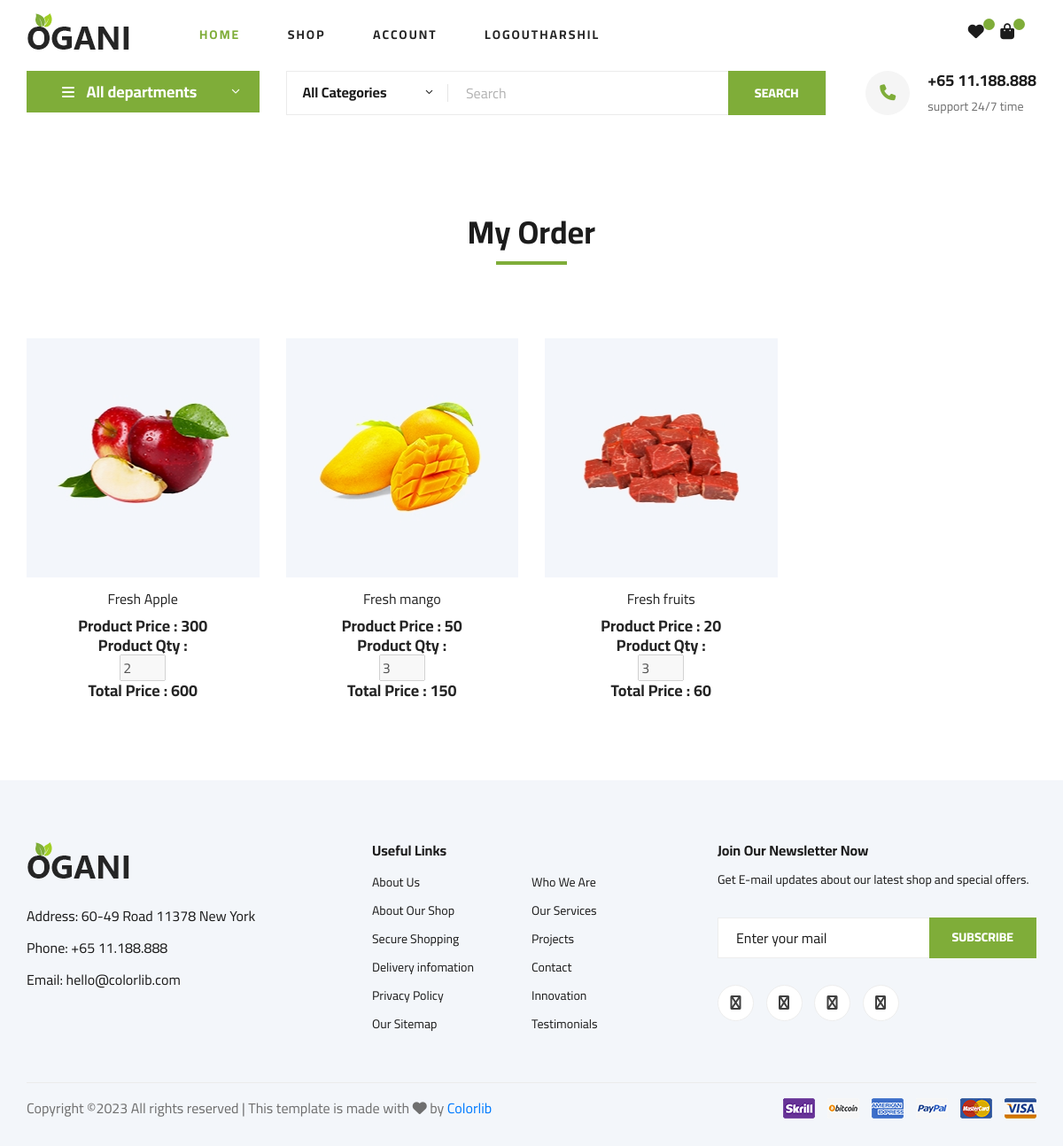
Screenshot of /myorder/ (signed in) with the database file from the repository.
### myapp/models.py (models this page shows, shortened)
class User(models.Model):
    fname=models.CharField(max_length=100)
    lname=models.CharField(max_length=100)
    email=models.EmailField()
    mobile=models.PositiveIntegerField()
    address=models.TextField()
    password=models.CharField(max_length=100)
    usertype=models.CharField(max_length=100,default="buyer")

class Cart(models.Model):
    user=models.ForeignKey(User,on_delete=models.CASCADE)
    product=models.ForeignKey(Product,on_delete=models.CASCADE)
    date=models.DateTimeField(default=timezone.now)
    product_qty=models.PositiveIntegerField()
    total_price=models.PositiveIntegerField()
    payment_status=models.BooleanField(default=False)

class Product(models.Model):
    seller=models.ForeignKey(User,on_delete=models.CASCADE)
    product_name=models.CharField(max_length=100)
    product_price=models.PositiveIntegerField()
    product_desc=models.TextField()
    product_image=models.ImageField(upload_to="product_image/")

### myapp/views.py (the view)
# urls.py: path('myorder/',views.myorder,name='myorder'),
def myorder(request):
	user=User.objects.get(email=request.session['email'])
	carts=Cart.objects.filter(user=user,payment_status=True)
	return render(request,'myorder.html',{'carts':carts})

### myapp/templates/myorder.html (shortened to what this page needs)
{% extends 'header.html' %}
{% load static %}
{% block content %}
<!DOCTYPE html>
<html lang="zxx">
<head>
</head>
<body>
    <section class="featured spad">
        <div class="container">
            <div class="row">
                <div class="col-lg-12">
                    <div class="section-title">
                        <h2>My Order</h2>
                        <br><br>
                    </div>
                </div>
            </div>
            <div class="row featured__filter">
                {% for i in carts %}
                <div class="col-lg-3 col-md-4 col-sm-6 mix oranges fresh-meat">
                    <div class="featured__item">
                        <div class="featured__item__pic set-bg" data-setbg="{{i.product.product_image.url}}">
                        </div>
                        <div class="featured__item__text">
                            <h6><a href="#">{{i.product.product_name}}</a></h6>
                            <h5>Product Price : {{i.product.product_price}}</h5>
                            <h5>Product Qty : </h5>
                            <form name="change_qty" method="post" action="{% url 'change-qty' %}">
                                <input type="number" name="product_qty" min="1" max="10" value="{{i.product_qty}}" onchange="this.form.submit();" disabled>
                            </form>
                            <h5>Total Price : {{i.total_price}}</h5>
                        </div>
                    </div>
                </div>
               {% endfor %}
            </div>
        </div>
    </section>
</body>
</html>
{% endblock %}

### myapp/templates/header.html (shortened to what this page needs)
{% load static %}
<!DOCTYPE html>
<html lang="zxx">
<head>
    <link rel="stylesheet" href="{% static 'css/bootstrap.min.css' %}" type="text/css">
    <link rel="stylesheet" href="{% static 'css/font-awesome.min.css' %}" type="text/css">
    <link rel="stylesheet" href="{% static 'css/elegant-icons.css' %}" type="text/css">
    <link rel="stylesheet" href="{% static 'css/nice-select.css' %}" type="text/css">
    <link rel="stylesheet" href="{% static 'css/jquery-ui.min.css' %}" type="text/css">
    <link rel="stylesheet" href="{% static 'css/owl.carousel.min.css' %}" type="text/css">
    <link rel="stylesheet" href="{% static 'css/slicknav.min.css' %}" type="text/css">
    <link rel="stylesheet" href="{% static 'css/style.css' %}" type="text/css">
    <link rel="stylesheet" href="https://cdnjs.cloudflare.com/ajax/libs/font-awesome/6.4.2/css/all.min.css" />
</head>
<body>
    <header class="header">
        <div class="container">
            <div class="row">
                <div class="col-lg-2">
                    <div class="header__logo">
                        <a href="./index.html"><img src="{% static 'img/logo.png' %}" alt=""></a>
                    </div>
                </div>
                <div class="col-lg-7">
                    <nav class="header__menu">
                        <ul>
                <li class="active"><a href="/">Home</a></li>
                <li><a href="{% url 'shop-grid' %}">Shop</a></li>
                <li><a href="#">Account</a>
                </li>
                {% if request.session.email %}
                <li><a href="{% url 'logout' %}">Logout{{request.session.fname}}</a></li>
                {% else %}
                <li><a href="{% url 'login' %}">LOGIN</a></li>
                <li><a href="{% url 'signup' %}">SIGN UP</a></li>
                {% endif %}
            </ul>
                    </nav>
                </div>
                <div class="col-lg-3">
                    <div class="header__cart">
                        <ul>
                            {% if request.session.email %}
                                <li><a href="{% url 'wishlist' %}"><i class="fa fa-heart"></i> <span>{{request.session.wishlist_count}}</span></a></li>
                                <li><a href="{% url 'cart' %}"><i class="fa fa-shopping-bag"></i><span>{{request.session.cart_count}}</span></a></li>
                            {% endif %}
                        </ul>
                    </div>
                </div>
            </div>
        </div>
    </header>
    <section class="hero hero-normal">
        <div class="container">
            <div class="row">
                <div class="col-lg-3">
                    <div class="hero__categories">
                        <div class="hero__categories__all">
                            <i class="fa fa-bars"></i>
                            <span>All departments</span>
                        </div>
                    </div>
                </div>
                <div class="col-lg-9">
                    <div class="hero__search">
                        <div class="hero__search__form">
                            <form action="#">
                                <div class="hero__search__categories">
                                    All Categories
                                    <span class="arrow_carrot-down"></span>
                                </div>
                                <input type="text" placeholder="Search">
                                <button type="submit" class="site-btn">SEARCH</button>
                            </form>
                        </div>
                        <div class="hero__search__phone">
                            <div class="hero__search__phone__icon">
                                <i class="fa fa-phone"></i>
                            </div>
                            <div class="hero__search__phone__text">
                                <h5>+65 11.188.888</h5>
                                <span>support 24/7 time</span>
                            </div>
                        </div>
                    </div>
                </div>
            </div>
        </div>
    </section>
    {% block content %}
    {% endblock %}
    <footer class="footer spad">
        <div class="container">
            <div class="row">
                <div class="col-lg-3 col-md-6 col-sm-6">
                    <div class="footer__about">
                        <div class="footer__about__logo">
                            <a href="./index.html"><img src="{% static 'img/logo.png' %}" alt=""></a>
                        </div>
                        <ul>
                            <li>Address: 60-49 Road 11378 New York</li>
                            <li>Phone: +65 11.188.888</li>
                            <li>Email: hello@colorlib.com</li>
                        </ul>
                    </div>
                </div>
                <div class="col-lg-4 col-md-6 col-sm-6 offset-lg-1">
                    <div class="footer__widget">
                        <h6>Useful Links</h6>
                        <ul>
                            <li><a href="#">About Us</a></li>
                            <li><a href="#">About Our Shop</a></li>
                            <li><a href="#">Secure Shopping</a></li>
                            <li><a href="#">Delivery infomation</a></li>
                            <li><a href="#">Privacy Policy</a></li>
                            <li><a href="#">Our Sitemap</a></li>
                        </ul>
                        <ul>
                            <li><a href="#">Who We Are</a></li>
                            <li><a href="#">Our Services</a></li>
                            <li><a href="#">Projects</a></li>
                            <li><a href="#">Contact</a></li>
                            <li><a href="#">Innovation</a></li>
                            <li><a href="#">Testimonials</a></li>
                        </ul>
                    </div>
                </div>
                <div class="col-lg-4 col-md-12">
                    <div class="footer__widget">
                        <h6>Join Our Newsletter Now</h6>
                        <p>Get E-mail updates about our latest shop and special offers.</p>
                        <form action="#">
                            <input type="text" placeholder="Enter your mail">
                            <button type="submit" class="site-btn">Subscribe</button>
                        </form>
                        <div class="footer__widget__social">
                            <a href="#"><i class="fa fa-facebook"></i></a>
                            <a href="#"><i class="fa fa-instagram"></i></a>
                            <a href="#"><i class="fa fa-twitter"></i></a>
                            <a href="#"><i class="fa fa-pinterest"></i></a>
                        </div>
                    </div>
                </div>
            </div>
            <div class="row">
                <div class="col-lg-12">
                    <div class="footer__copyright">
                        <div class="footer__copyright__text"><p>
  Copyright &copy;<script>document.write(new Date().getFullYear());</script> All rights reserved | This template is made with <i class="fa fa-heart" aria-hidden="true"></i> by <a href="https://colorlib.com" target="_blank">Colorlib</a>
  </p></div>
                        <div class="footer__copyright__payment"><img src="{% static 'img/payment-item.png' %}" alt=""></div>
                    </div>
                </div>
            </div>
        </div>
    </footer>
</body>
</html>

### rows the page displays
User: session.fname "HARSHIL"
Cart: shows a picture, product.product_name "Fresh Apple", product.product_price "300", product_qty "2", total_price "600"
Cart: shows a picture, product.product_name "Fresh mango", product.product_price "50", product_qty "3", total_price "150"
Cart: shows a picture, product.product_name "Fresh fruits", product.product_price "20", product_qty "3", total_price "60"
